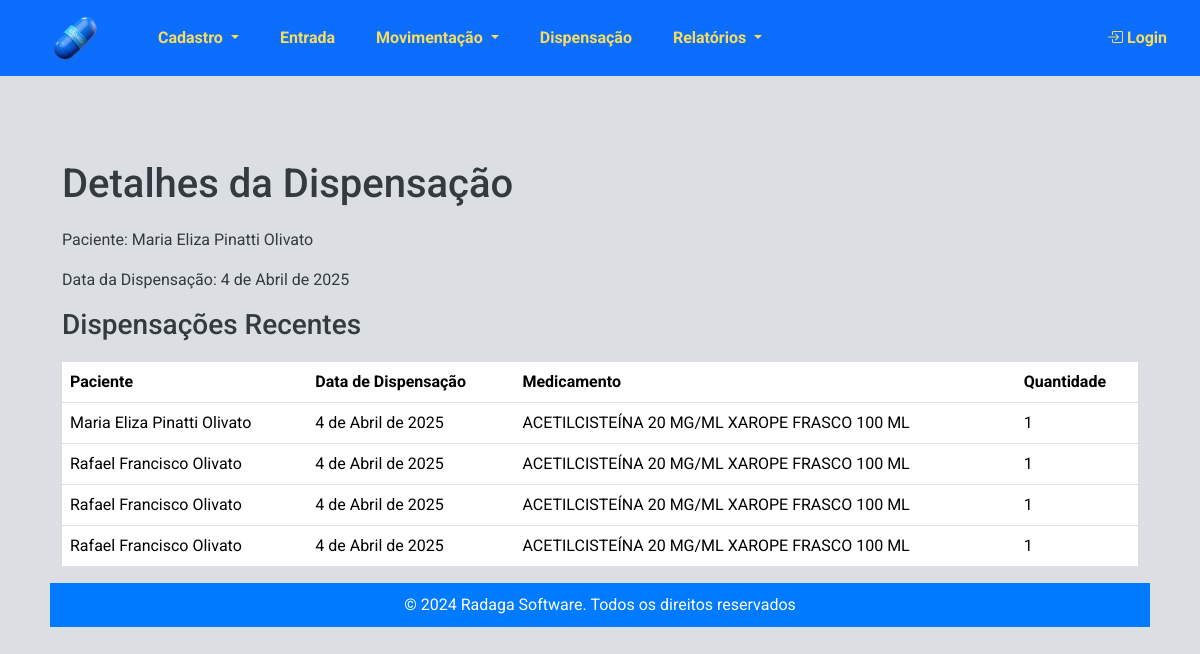
The app's page /estoque/estoque/dispensacoes/14/ with its own data.
### estoque/models.py (models this page shows, shortened)
class Dispensacao(models.Model):
    paciente = models.ForeignKey('Paciente', on_delete=models.CASCADE)
    medico = models.ForeignKey('Medico', on_delete=models.SET_NULL, null=True, blank=True,  verbose_name="Médico")
    outros_prescritores = models.CharField(max_length=255, blank=True, null=True)
    numero_notificacao = models.CharField(max_length=6, blank=True, null=True, verbose_name="Número notificação")
    data_receita = models.DateField(default=timezone.now)
    data_dispensacao = models.DateField(auto_now_add=True)

class Paciente(models.Model):
    nome = models.CharField(max_length=100)
    nome_mae = models.CharField(max_length=100, verbose_name="Nome da mãe")
    cns = models.CharField(max_length=15, unique=True, verbose_name="CNS")
    cpf = models.CharField(max_length=11, unique=True, verbose_name="CPF")
    data_nascimento = models.DateField()

class DispensacaoMedicamento(models.Model):
    dispensacao = models.ForeignKey('Dispensacao', related_name='medicamentos', on_delete=models.CASCADE)
    medicamento = models.ForeignKey('Medicamento', on_delete=models.CASCADE)
    quantidade = models.PositiveIntegerField()

class Medicamento(models.Model):
    LISTA_CHOICES = [
        ('A', 'Lista A'),
        ('B', 'Lista B'),
        ('C', 'Lista C'),
    ]
    codigo_identificacao = models.CharField(max_length=100, blank=True, null=True)
    nome = models.CharField(max_length=255, blank=True, null=True)
    psicotropico = models.CharField(max_length=1, choices=LISTA_CHOICES, blank=True, null=True, verbose_name="Psicotrópico")

### estoque/views.py (the view)
# urls.py: path('dispensacoes/<int:id>/', views.detalhes_dispensacao, name='detalhes_dispensacao'),
def detalhes_dispensacao(request, id):
    dispensacao = Dispensacao.objects.get(id=id)
    dispensacoes_recentes = Dispensacao.objects.order_by("-data_dispensacao")[:5]
    context = {
        "dispensacao": dispensacao,
        "dispensacoes_recentes": dispensacoes_recentes,
    }
    return render(request, "estoque/detalhes_dispensacao.html", context)

### estoque/templates/estoque/detalhes_dispensacao.html
{% extends 'estoque/base.html' %}
{% block content %}
<div class="container">
    <h1>Detalhes da Dispensação</h1>
    <p>Paciente: {{ dispensacao.paciente.nome }}</p>
    <p>Data da Dispensação: {{ dispensacao.data_dispensacao }}</p>
    <h3>Dispensações Recentes</h3>
    <table class="table">
        <thead>
            <tr>
                <th>Paciente</th>
                <th>Data de Dispensação</th>
                <th>Medicamento</th>
                <th>Quantidade</th>
            </tr>
        </thead>
        <tbody>
            {% for dispensacao in dispensacoes_recentes %}
                {% for item in dispensacao.medicamentos.all %}
                    <tr>
                        {% if forloop.first %}
                            <td rowspan="{{ dispensacao.medicamentos.count }}">{{ dispensacao.paciente.nome }}</td>
                        {% endif %}
                        <td>{{ dispensacao.data_dispensacao }}</td>
                        <td>{{ item.medicamento.nome }}</td>
                        <td>{{ item.quantidade }}</td>
                    </tr>
                {% endfor %}
            {% empty %}
                <tr>
                    <td colspan="4">Nenhuma dispensação registrada ainda.</td>
                </tr>
            {% endfor %}
        </tbody>
    </table>
{% endblock %}

### estoque/static/estoque/css/styles.css (style rules this page uses)
html, body { height: 100%; margin: 0; padding: 0; font-family: 'Roboto', sans-serif; background-color: #dbdfe4; color: #343a40; display: flex; flex-direction: column; }
.container { margin-top: 20px; }
h1, h2, h3, h4, h5, h6 { font-family: 'Roboto', sans-serif; color: #343a40; margin-bottom: 20px; }
h1 { font-size: 2.5rem; }
h3 { font-size: 1.75rem; }

### records on screen
Dispensacao: paciente.nome "Maria Eliza Pinatti Olivato", data_dispensacao "4 de Abril de 2025"
DispensacaoMedicamento: medicamento.nome "ACETILCISTEÍNA 20 MG/ML XAROPE FRASCO 100 ML", quantidade "1"
Dispensacao: paciente.nome "Rafael Francisco Olivato", data_dispensacao "4 de Abril de 2025"
DispensacaoMedicamento: medicamento.nome "ACETILCISTEÍNA 20 MG/ML XAROPE FRASCO 100 ML", quantidade "1"
Dispensacao: paciente.nome "Rafael Francisco Olivato", data_dispensacao "4 de Abril de 2025"
DispensacaoMedicamento: medicamento.nome "ACETILCISTEÍNA 20 MG/ML XAROPE FRASCO 100 ML", quantidade "1"
Dispensacao: paciente.nome "Rafael Francisco Olivato", data_dispensacao "4 de Abril de 2025"
DispensacaoMedicamento: medicamento.nome "ACETILCISTEÍNA 20 MG/ML XAROPE FRASCO 100 ML", quantidade "1"
